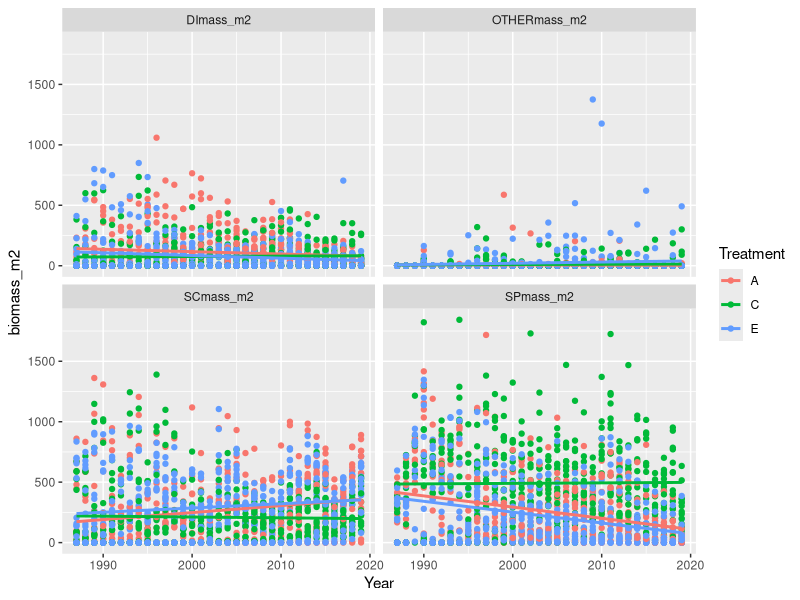
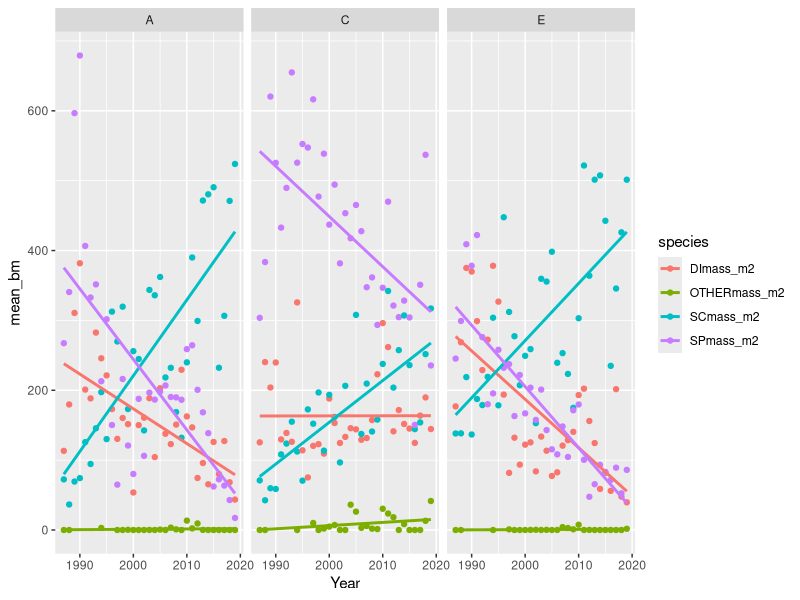
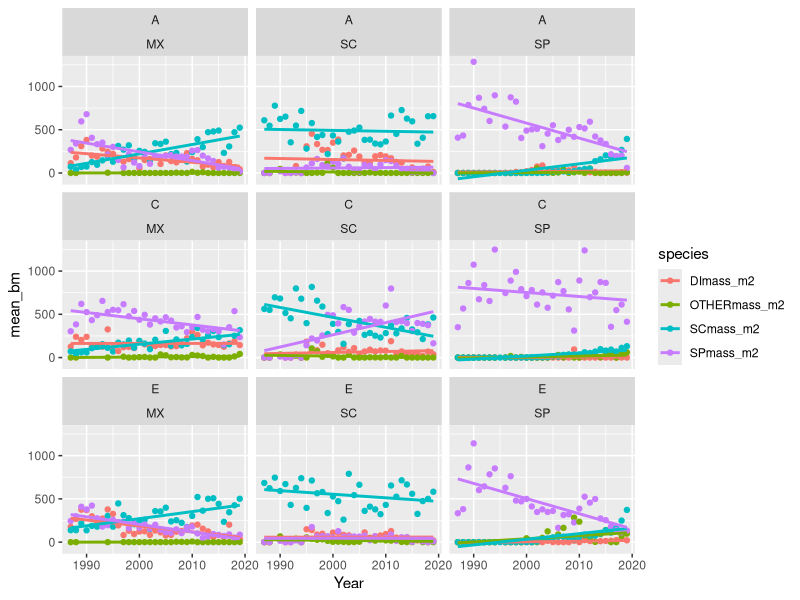
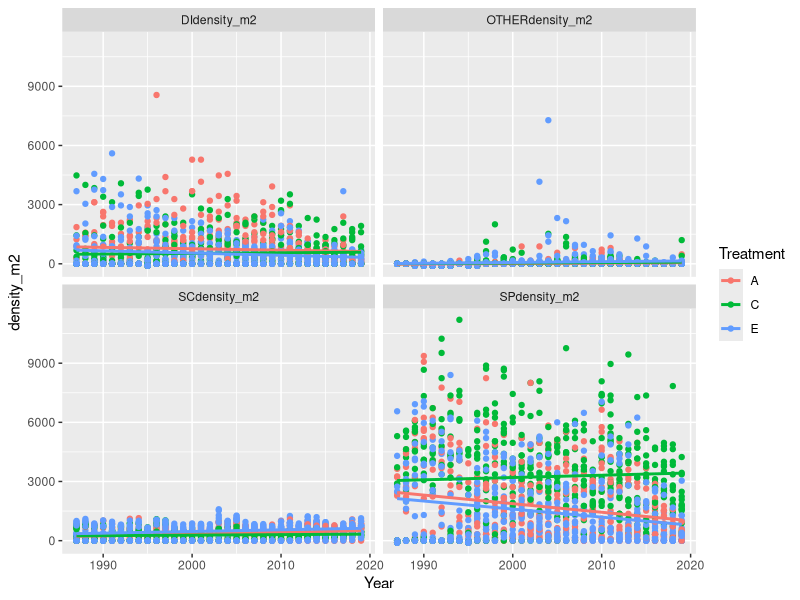
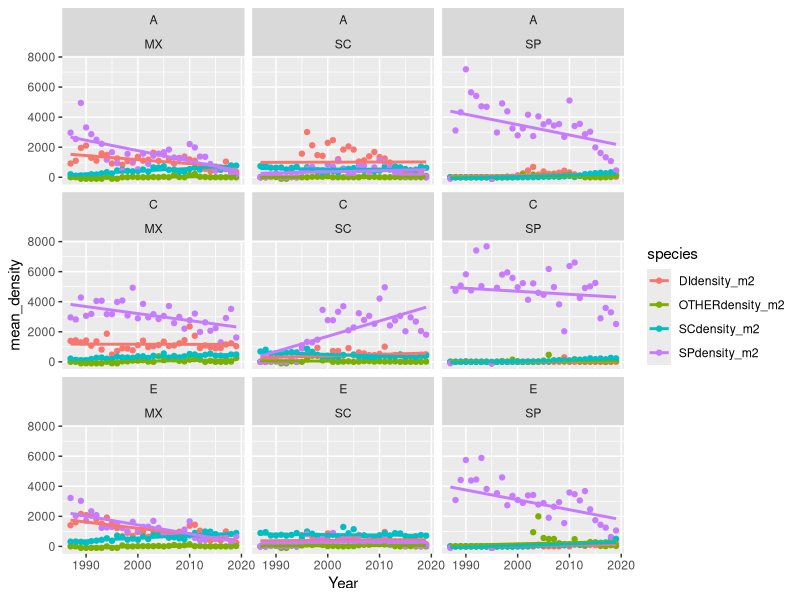

These charts were generated, in order, by the following R code:
# Data exploration of long-term GCREW (Global Change Research Wetland data)
# View meta-data in excel files for details on the data structure

# Load libraries  
library(tidyverse)

# Read in data
all_mass <- read_csv("data/4-co2xcomm_total_shoot_biomass_1987-2019_published_04-23-2020.csv")

all_mass %>% 
  # Select just biomass for now (ignore stem densities)
  select(Year:SCmass_m2, SPmass_m2, DImass_m2, OTHERmass_m2) %>% 
  # Reformat data from wide to long so that species is in one column
  gather(key = species, value = biomass_m2, SCmass_m2:OTHERmass_m2) -> all_mass_long

# To do next: (1) look at how biomass changes across time for species, (2)
# consider how proportions shift across time, (3) what are the differences
# across treatments/communities?

# Making a change to the code!!!
dim(all_mass)

# convert Chamber to character for graphical purposes
all_mass_long$Chamber <- as.character(all_mass_long$Chamber)

# Make plot looking at biomass change over time (by species)
# not sure if this is the best way to visualize
all_mass_long %>% filter(biomass_m2 > -1) %>%  # filter out missing data
  # y = biomass, x= year, color by species
  ggplot(aes(x = Year, y = biomass_m2, color = Treatment)) +
  # plot as line graph, add trendline
  geom_point() + geom_smooth(method = "lm", se = FALSE) +
  # facet by species
  facet_wrap(vars(species))

# find average biomass per species/treatment/community/year
all_mass_long %>% 
  # group by year, community, treatment, species
  group_by(Year, Community, Treatment, species) %>% 
  # calculate mean
  summarize(mean_bm = mean(biomass_m2)) -> all_mass_avg

# plot MX community over time
# filter by community, also filter out missing values
all_mass_avg %>% filter(Community == "MX") %>% filter(mean_bm > -1) %>% 
  # plot biomass over time, color by species
  ggplot(aes(x = Year, y = mean_bm, color = species)) +
  # plot as scatter plot, facet by treatment
  geom_point() + facet_wrap(vars(Treatment)) + 
  # add trend lines
  geom_smooth(method = "lm", se = FALSE)

# same plot as above, but with all communities
all_mass_avg %>% filter(mean_bm > -1) %>%  # filter out missing values
  # plot biomass over time, color by species
  ggplot(aes(x = Year, y = mean_bm, color = species)) +
  # plot as scatter plot, facet by treatment and community
  geom_point() + facet_wrap(vars(Treatment, Community)) + 
  # add trend lines
  geom_smooth(method = "lm", se = FALSE)

# now look at densities
all_mass %>% 
  # select densities
  select(Year:Chamber, SCdensity_m2, SPdensity_m2, DIdensity_m2, OTHERdensity_m2) %>% 
  # Reformat data from wide to long so that species is in one column
  gather(key = species, value = density_m2, SCdensity_m2:OTHERdensity_m2) -> all_density_long

# plot densities over time 
all_density_long %>%   
  # y = density, x= year, color by species
  ggplot(aes(x = Year, y = density_m2, color = Treatment)) +
  # plot as line graph, add trendline
  geom_point() + geom_smooth(method = "lm", se = FALSE) +
  # facet by species
  facet_wrap(vars(species))

# find average density per species/treatment/community/year
all_density_long %>% 
  # group by year, community, treatment, species
  group_by(Year, Community, Treatment, species) %>% 
  # calculate mean
  summarize(mean_density = mean(density_m2)) -> all_density_avg

# plot mean density over time per community and treatment
all_density_avg %>%  
  # plot density over time, color by species
  ggplot(aes(x = Year, y = mean_density, color = species)) +
  # plot as scatter plot, facet by treatment and community
  geom_point() + facet_wrap(vars(Treatment, Community)) + 
  # add trend lines
  geom_smooth(method = "lm", se = FALSE)





